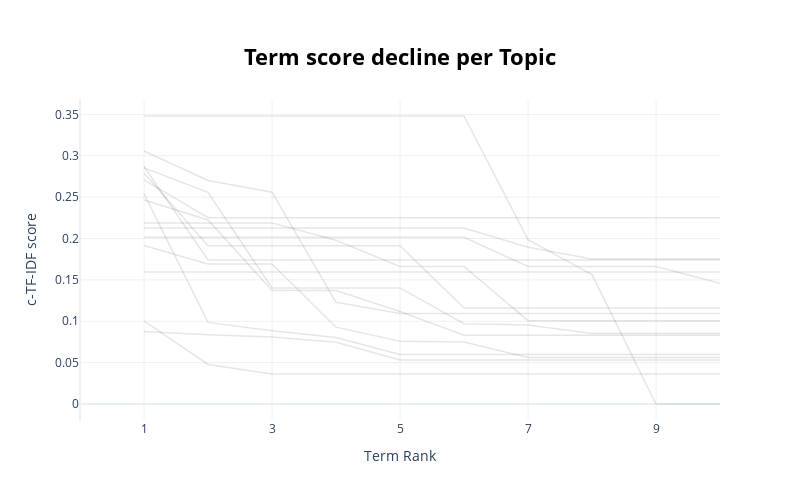

The notebook cell saved with this chart:
### Code cell
topic_model.visualize_term_rank()

### Figure 1 — Plotly figure (JSON) as saved in the notebook; plotly's stock layout.template omitted (floating-point values rounded to 4 significant figures)
{"data": [{"hovertext": "<b>Topic -1</b>:dynamic_micro_dosing_of_10_lawer_h", "line": {"color": "black", "width": 1.5}, "mode": "lines+lines", "name": "", "opacity": 0.1, "type": "scatter", "x": [1, 2, 3, 4, 5, 6, 7, 8, 9, 10], "y": [0.08769, 0.08363, 0.08092, 0.07466, 0.05318, 0.05318, 0.05318, 0.05318, 0.05318, 0.05318]}, {"hovertext": "<b>Topic 0</b>:microdosing_de_07_2015_what_work_fe", "line": {"color": "black", "width": 1.5}, "mode": "lines+lines", "name": "", "opacity": 0.1, "type": "scatter", "x": [1, 2, 3, 4, 5, 6, 7, 8, 9, 10], "y": [0.1004, 0.0478, 0.03629, 0.03629, 0.03629, 0.03629, 0.03629, 0.03629, 0.03629, 0.03629]}, {"hovertext": "<b>Topic 1</b>:lsd_supernatural_the_microdosing_15", "line": {"color": "black", "width": 1.5}, "mode": "lines+lines", "name": "", "opacity": 0.1, "type": "scatter", "x": [1, 2, 3, 4, 5, 6, 7, 8, 9, 10], "y": [0.2543, 0.09866, 0.08863, 0.08028, 0.05982, 0.05982, 0.05982, 0.05982, 0.05982, 0.05982]}, {"hovertext": "<b>Topic 2</b>:system_hassas_dozajlama_plc_micro_d", "line": {"color": "black", "width": 1.5}, "mode": "lines+lines", "name": "", "opacity": 0.1, "type": "scatter", "x": [1, 2, 3, 4, 5, 6, 7, 8, 9, 10], "y": [0.1915, 0.1693, 0.1693, 0.09285, 0.0759, 0.07497, 0.0563, 0.0563, 0.0563, 0.0563]}, {"hovertext": "<b>Topic 3</b>:mushrooms_psilocybin_step_mushroom_", "line": {"color": "black", "width": 1.5}, "mode": "lines+lines", "name": "", "opacity": 0.1, "type": "scatter", "x": [1, 2, 3, 4, 5, 6, 7, 8, 9, 10], "y": [0.2466, 0.2224, 0.1373, 0.1373, 0.1117, 0.08323, 0.08323, 0.08323, 0.08323, 0.08323]}, {"hovertext": "<b>Topic 4</b>:shroom_day_experiment_micro_12_48_s", "line": {"color": "black", "width": 1.5}, "mode": "lines+lines", "name": "", "opacity": 0.1, "type": "scatter", "x": [1, 2, 3, 4, 5, 6, 7, 8, 9, 10], "y": [0.3057, 0.2701, 0.256, 0.1229, 0.1094, 0.1094, 0.1094, 0.1094, 0.1094, 0.1094]}, {"hovertext": "<b>Topic 5</b>:helix_rebar_copyright_ready_mix_dos", "line": {"color": "black", "width": 1.5}, "mode": "lines+lines", "name": "", "opacity": 0.1, "type": "scatter", "x": [1, 2, 3, 4, 5, 6, 7, 8, 9, 10], "y": [0.2853, 0.2558, 0.1403, 0.1403, 0.1403, 0.0971, 0.09558, 0.08508, 0.08508, 0.08508]}, {"hovertext": "<b>Topic 6</b>:psychedelic_has_positive_effects_dr", "line": {"color": "black", "width": 1.5}, "mode": "lines+lines", "name": "", "opacity": 0.1, "type": "scatter", "x": [1, 2, 3, 4, 5, 6, 7, 8, 9, 10], "y": [0.2791, 0.1913, 0.1913, 0.1913, 0.1913, 0.116, 0.116, 0.116, 0.116, 0.116]}, {"hovertext": "<b>Topic 7</b>:agriflex_storage_flour_silos_ingred", "line": {"color": "black", "width": 1.5}, "mode": "lines+lines", "name": "", "opacity": 0.1, "type": "scatter", "x": [1, 2, 3, 4, 5, 6, 7, 8, 9, 10], "y": [0.2189, 0.2189, 0.2189, 0.1978, 0.1662, 0.1662, 0.1008, 0.1008, 0.1008, 0.1008]}, {"hovertext": "<b>Topic 8</b>:europa_pneumatic_k8mdc_dma_delivers", "line": {"color": "black", "width": 1.5}, "mode": "lines+lines", "name": "", "opacity": 0.1, "type": "scatter", "x": [1, 2, 3, 4, 5, 6, 7, 8, 9, 10], "y": [0.1595, 0.1595, 0.1595, 0.1595, 0.1595, 0.1595, 0.1595, 0.1595, 0.1595, 0.1595]}, {"hovertext": "<b>Topic 9</b>:being_testimony_psilocybe_overall_w", "line": {"color": "black", "width": 1.5}, "mode": "lines+lines", "name": "", "opacity": 0.1, "type": "scatter", "x": [1, 2, 3, 4, 5, 6, 7, 8, 9, 10], "y": [0.2127, 0.2127, 0.2127, 0.2127, 0.2127, 0.2127, 0.1894, 0.1754, 0.1754, 0.1754]}, {"hovertext": "<b>Topic 10</b>:praxis_method_mcpi_fine_dmt_breakt", "line": {"color": "black", "width": 1.5}, "mode": "lines+lines", "name": "", "opacity": 0.1, "type": "scatter", "x": [1, 2, 3, 4, 5, 6, 7, 8, 9, 10], "y": [0.3481, 0.3481, 0.3481, 0.3481, 0.3481, 0.3481, 0.1986, 0.1564, 1e-05, 1e-05]}, {"hovertext": "<b>Topic 11</b>:brkert_scale_per_liquids_10x_600s_", "line": {"color": "black", "width": 1.5}, "mode": "lines+lines", "name": "", "opacity": 0.1, "type": "scatter", "x": [1, 2, 3, 4, 5, 6, 7, 8, 9, 10], "y": [0.2015, 0.2015, 0.2015, 0.2015, 0.2015, 0.2015, 0.1662, 0.1662, 0.1662, 0.1459]}, {"hovertext": "<b>Topic 12</b>:fluid_minimum_filling_filler_fully", "line": {"color": "black", "width": 1.5}, "mode": "lines+lines", "name": "", "opacity": 0.1, "type": "scatter", "x": [1, 2, 3, 4, 5, 6, 7, 8, 9, 10], "y": [0.287, 0.174, 0.174, 0.174, 0.174, 0.174, 0.174, 0.174, 0.174, 0.174]}, {"hovertext": "<b>Topic 13</b>:to_cost_techno_syringe_reduce_pack", "line": {"color": "black", "width": 1.5}, "mode": "lines+lines", "name": "", "opacity": 0.1, "type": "scatter", "x": [1, 2, 3, 4, 5, 6, 7, 8, 9, 10], "y": [0.2709, 0.2252, 0.2252, 0.2252, 0.2252, 0.2252, 0.2252, 0.2252, 0.2252, 0.2252]}], "layout": {"height": 500, "hoverlabel": {"bgcolor": "white", "font": {"family": "Rockwell", "size": 16}}, "showlegend": false, "title": {"font": {"color": "Black", "size": 22}, "text": "<b>Term score decline per Topic</b>", "x": 0.5, "xanchor": "center", "y": 0.9, "yanchor": "top"}, "width": 800, "xaxis": {"dtick": 2, "range": [0, 10], "tick0": 1, "title": {"text": "Term Rank"}}, "yaxis": {"title": {"text": "c-TF-IDF score"}}}}
